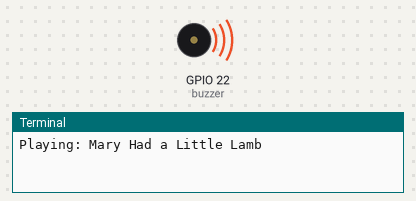
Bench run of a program on a simulated Raspberry Pi (BCM pin numbers). Parts: buzzer (waves = sounding), the last lines printed to the terminal. At 28.0 s the program stops and its outputs stay as they are.

Above: at 1.7 s.
At 28.1 s:
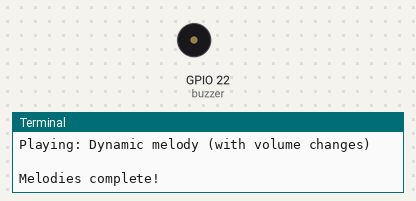
Timing chart, 0 to 29.5 s (numbered marks = the images above):
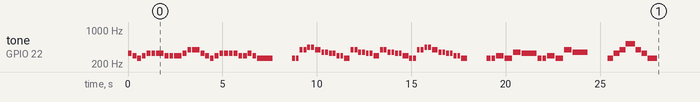

Measured:
- by itself, tone on GPIO 22 (buzzer): plays 330 Hz for 0.20 s, 294 Hz for 0.20 s, 262 Hz for 0.20 s, 294 Hz for 0.20 s, 330 Hz for 0.20 s, 330 Hz for 0.20 s … (87 notes in this stretch)

The program:

pwm_melodies.py
```python
#!/usr/bin/env python3
"""
Creating Melodies with PWMOutputDevice
Simple and advanced melody players with example songs
"""

from gpiozero import PWMOutputDevice
from time import sleep

# Create buzzer
buzzer = PWMOutputDevice(22)

# Note frequencies
NOTES = {
    'C3': 131, 'D3': 147, 'E3': 165, 'F3': 175, 'G3': 196, 'A3': 220, 'B3': 247,
    'C4': 262, 'D4': 294, 'E4': 330, 'F4': 349, 'G4': 392, 'A4': 440, 'B4': 494,
    'C5': 523, 'D5': 587, 'E5': 659, 'F5': 698, 'G5': 784, 'A5': 880, 'B5': 988,
    'REST': 0
}

def play_melody(notes, tempo=0.5, volume=0.5):
    """
    Play a sequence of notes
    notes: list of (note_name, duration) tuples
    tempo: speed multiplier (smaller = faster)
    volume: 0.0 to 1.0
    """
    for note, duration in notes:
        if note in NOTES:
            freq = NOTES[note]
            if freq > 0:
                buzzer.frequency = freq
                buzzer.value = volume
                sleep(duration * tempo)
                buzzer.off()
            else:
                sleep(duration * tempo)
        sleep(0.05)  # Small gap between notes

def play_advanced_melody(notes):
    """
    Play notes with individual volume control
    notes: list of (note, duration, volume) tuples
    """
    for note, duration, volume in notes:
        if note in NOTES:
            freq = NOTES[note]
            if freq > 0:
                buzzer.frequency = freq
                buzzer.value = volume
                sleep(duration)
                buzzer.off()
            else:
                sleep(duration)
        sleep(0.02)

# Song 1: Mary Had a Little Lamb
print("Playing: Mary Had a Little Lamb")
mary_lamb = [
    ('E4', 0.5), ('D4', 0.5), ('C4', 0.5), ('D4', 0.5),
    ('E4', 0.5), ('E4', 0.5), ('E4', 1.0),
    ('D4', 0.5), ('D4', 0.5), ('D4', 1.0),
    ('E4', 0.5), ('G4', 0.5), ('G4', 1.0),
    ('E4', 0.5), ('D4', 0.5), ('C4', 0.5), ('D4', 0.5),
    ('E4', 0.5), ('E4', 0.5), ('E4', 0.5), ('E4', 0.5),
    ('D4', 0.5), ('D4', 0.5), ('E4', 0.5), ('D4', 0.5),
    ('C4', 2.0)
]
play_melody(mary_lamb, tempo=0.4)

sleep(1)

# Song 2: Twinkle Twinkle Little Star
print("\nPlaying: Twinkle Twinkle Little Star")
twinkle = [
    ('C4', 0.5), ('C4', 0.5), ('G4', 0.5), ('G4', 0.5),
    ('A4', 0.5), ('A4', 0.5), ('G4', 1.0),
    ('F4', 0.5), ('F4', 0.5), ('E4', 0.5), ('E4', 0.5),
    ('D4', 0.5), ('D4', 0.5), ('C4', 1.0),
    ('G4', 0.5), ('G4', 0.5), ('F4', 0.5), ('F4', 0.5),
    ('E4', 0.5), ('E4', 0.5), ('D4', 1.0),
    ('G4', 0.5), ('G4', 0.5), ('F4', 0.5), ('F4', 0.5),
    ('E4', 0.5), ('E4', 0.5), ('D4', 1.0),
    ('C4', 0.5), ('C4', 0.5), ('G4', 0.5), ('G4', 0.5),
    ('A4', 0.5), ('A4', 0.5), ('G4', 1.0),
    ('F4', 0.5), ('F4', 0.5), ('E4', 0.5), ('E4', 0.5),
    ('D4', 0.5), ('D4', 0.5), ('C4', 1.0)
]
play_melody(twinkle, tempo=0.3)

sleep(1)

# Song 3: Happy Birthday (opening)
print("\nPlaying: Happy Birthday (opening)")
birthday = [
    ('C4', 0.5), ('C4', 0.5), ('D4', 1.0), ('C4', 1.0),
    ('F4', 1.0), ('E4', 2.0),
    ('C4', 0.5), ('C4', 0.5), ('D4', 1.0), ('C4', 1.0),
    ('G4', 1.0), ('F4', 2.0)
]
play_melody(birthday, tempo=0.4, volume=0.6)

sleep(1)

# Advanced: Melody with dynamics (varying volume)
print("\nPlaying: Dynamic melody (with volume changes)")
dynamic_melody = [
    ('C4', 0.3, 0.3),  # Quiet start
    ('E4', 0.3, 0.4),  # Getting louder
    ('G4', 0.3, 0.5),  # Medium
    ('C5', 0.5, 0.7),  # Louder
    ('G4', 0.3, 0.5),  # Back to medium
    ('E4', 0.3, 0.4),  # Quieter
    ('C4', 0.5, 0.3),  # Quiet end
]
play_advanced_melody(dynamic_melody)

print("\nMelodies complete!")
buzzer.off()
```
